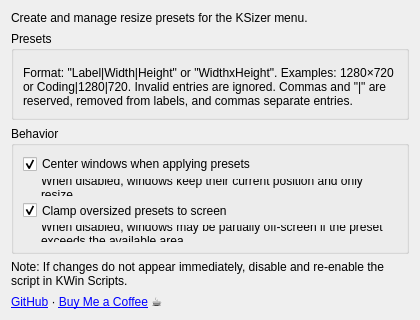
<?xml version="1.0" encoding="UTF-8"?>
<ui version="4.0">
 <class>SizerMenuConfigForm</class>
 <widget class="QWidget" name="SizerMenuConfigForm">
  <property name="geometry">
   <rect>
    <x>0</x>
    <y>0</y>
    <width>420</width>
    <height>320</height>
   </rect>
  </property>
  <property name="windowTitle">
   <string>KSizer</string>
  </property>
  <layout class="QVBoxLayout" name="verticalLayout">
   <item>
    <widget class="QLabel" name="instructionsLabel">
     <property name="text">
      <string>Create and manage resize presets for the KSizer menu.</string>
     </property>
     <property name="wordWrap">
      <bool>true</bool>
     </property>
    </widget>
   </item>
   <item>
    <widget class="QGroupBox" name="presetsGroup">
     <property name="title">
      <string>Presets</string>
     </property>
     <layout class="QVBoxLayout" name="presetsLayout">
      <item>
       <widget class="KEditListWidget" name="kcfg_Presets"/>
      </item>
      <item>
    <widget class="QLabel" name="formatHintLabel">
     <property name="text">
      <string>Format: "Label|Width|Height" or "WidthxHeight". Examples: 1280×720 or Coding|1280|720. Invalid entries are ignored. Commas and "|" are reserved, removed from labels, and commas separate entries.</string>
     </property>
        <property name="wordWrap">
         <bool>true</bool>
        </property>
       </widget>
      </item>
     </layout>
    </widget>
   </item>
   <item>
    <widget class="QGroupBox" name="behaviorGroup">
     <property name="title">
      <string>Behavior</string>
     </property>
     <layout class="QVBoxLayout" name="behaviorLayout">
      <item>
       <widget class="QCheckBox" name="kcfg_CenterWindow">
        <property name="text">
         <string>Center windows when applying presets</string>
        </property>
        <property name="checked">
         <bool>true</bool>
        </property>
       </widget>
      </item>
      <item>
       <widget class="QLabel" name="centerHintLabel">
        <property name="text">
         <string>When disabled, windows keep their current position and only resize.</string>
        </property>
        <property name="wordWrap">
         <bool>true</bool>
        </property>
        <property name="indent">
         <number>18</number>
        </property>
       </widget>
      </item>
      <item>
       <widget class="QCheckBox" name="kcfg_ClampToArea">
        <property name="text">
         <string>Clamp oversized presets to screen</string>
        </property>
        <property name="checked">
         <bool>true</bool>
        </property>
       </widget>
      </item>
      <item>
       <widget class="QLabel" name="clampHintLabel">
        <property name="text">
         <string>When disabled, windows may be partially off-screen if the preset exceeds the available area.</string>
        </property>
        <property name="wordWrap">
         <bool>true</bool>
        </property>
        <property name="indent">
         <number>18</number>
        </property>
       </widget>
      </item>
     </layout>
    </widget>
   </item>
   <item>
    <widget class="QLabel" name="reloadHintLabel">
     <property name="text">
      <string>Note: If changes do not appear immediately, disable and re-enable the script in KWin Scripts.</string>
     </property>
     <property name="wordWrap">
      <bool>true</bool>
     </property>
    </widget>
   </item>
   <item>
    <widget class="QLabel" name="linksLabel">
     <property name="text">
      <string>&lt;a href="https://github.com/allenguarnes/KSizer"&gt;GitHub&lt;/a&gt; · &lt;a href="https://buymeacoffee.com/allenguarnes"&gt;Buy Me a Coffee&lt;/a&gt; ☕</string>
     </property>
     <property name="openExternalLinks">
      <bool>true</bool>
     </property>
     <property name="wordWrap">
      <bool>true</bool>
     </property>
    </widget>
   </item>
  </layout>
 </widget>
 <customwidgets>
  <customwidget>
   <class>KEditListWidget</class>
   <extends>QWidget</extends>
   <header location="global">KEditListWidget</header>
  </customwidget>
 </customwidgets>
 <resources/>
 <connections/>
</ui>
